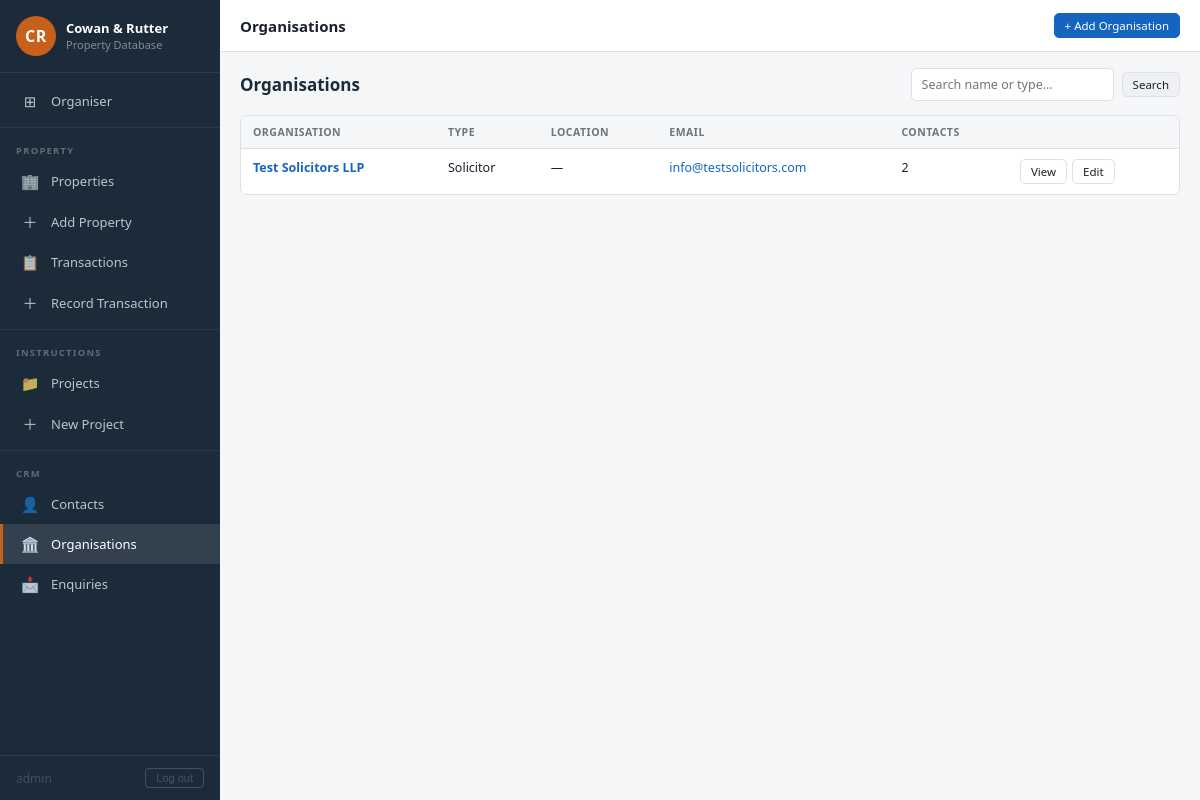
The app's page /organisations (signed in) with its own data.
### app.py (models this page shows, shortened)
class User(UserMixin, db.Model):
    __tablename__ = 'users'
    id            = db.Column(db.Integer, primary_key=True)
    username      = db.Column(db.String(80), unique=True, nullable=False)
    password_hash = db.Column(db.String(255), nullable=False)

class Organisation(db.Model):
    __tablename__ = 'organisations'
    id = db.Column(db.Integer, primary_key=True)
    name = db.Column(db.String(255), nullable=False)
    org_type = db.Column(db.String(50))   # Client, Agent, Solicitor, Developer, Investor, Other
    address = db.Column(db.String(255))
    postcode = db.Column(db.String(20))
    phone = db.Column(db.String(50))
    email = db.Column(db.String(120))
    website = db.Column(db.String(200))
    notes = db.Column(db.Text)
    created_at = db.Column(db.DateTime, default=datetime.utcnow)
    contacts = db.relationship('Contact', backref='organisation', lazy=True)

### app.py (the view)
@app.route('/organisations')
def organisations_list():
    q = request.args.get('q', '')
    query = Organisation.query
    if q:
        query = query.filter(
            db.or_(Organisation.name.ilike(f'%{q}%'), Organisation.org_type.ilike(f'%{q}%'))
        )
    orgs = query.order_by(Organisation.name).all()
    return render_template('crm/organisations_list.html', orgs=orgs, q=q)

### app.py (called while the page is built)
@login_manager.user_loader
def load_user(user_id):
    return User.query.get(int(user_id))

@app.before_request
def require_login():
    if request.endpoint in _PUBLIC_ENDPOINTS:
        return
    if not current_user.is_authenticated:
        return redirect(url_for('login', next=request.url))

### templates/crm/organisations_list.html (shortened to what this page needs)
{% extends "base.html" %}
{% block topbar_title %}Organisations{% endblock %}
{% block topbar_actions %}
  <a href="{{ url_for('organisation_new') }}" class="btn btn-primary btn-sm">+ Add Organisation</a>
{% endblock %}
{% block content %}
<div class="section-header">
  <h2>Organisations</h2>
  <form class="search-bar" method="get">
    <input type="text" name="q" value="{{ q }}" placeholder="Search name or type…">
    <button class="btn btn-secondary btn-sm" type="submit">Search</button>
  </form>
</div>
{% if orgs %}
<div class="table-wrap">
  <table>
    <thead>
      <tr><th>Organisation</th><th>Type</th><th>Location</th><th>Email</th><th>Contacts</th><th></th></tr>
    </thead>
    <tbody>
      {% for o in orgs %}
      <tr>
        <td><a href="{{ url_for('organisation_detail', id=o.id) }}"><strong>{{ o.name }}</strong></a></td>
        <td>{{ o.org_type or '—' }}</td>
        <td>{% if o.postcode %}{{ o.postcode }}{% else %}—{% endif %}</td>
        <td>{% if o.email %}<a href="mailto:{{ o.email }}">{{ o.email }}</a>{% else %}—{% endif %}</td>
        <td>{{ o.contacts | length }}</td>
        <td>
          <div class="td-actions">
            <a href="{{ url_for('organisation_detail', id=o.id) }}" class="btn btn-sm btn-outline">View</a>
            <a href="{{ url_for('organisation_edit', id=o.id) }}" class="btn btn-sm btn-outline">Edit</a>
          </div>
        </td>
      </tr>
      {% endfor %}
    </tbody>
  </table>
</div>
{% endif %}
{% endblock %}

### templates/base.html (shortened to what this page needs)
<!DOCTYPE html>
<html lang="en">
<head>
  <link rel="stylesheet" href="{{ url_for('static', filename='css/style.css') }}">
</head>
<body>
<div class="shell">
  <nav class="sidebar">
    <div class="sidebar-profile">
      <div class="sidebar-avatar">CR</div>
      <div class="sidebar-profile-info">
        <h2>Cowan &amp; Rutter</h2>
        <p>Property Database</p>
      </div>
    </div>
    <div class="sidebar-nav">
      <a href="{{ url_for('dashboard') }}" class="{{ 'active' if request.endpoint == 'dashboard' else '' }}">
        <span class="nav-icon">⊞</span> Organiser
      </a>
      <div class="nav-divider"></div>
      <div class="nav-section-label">Property</div>
      <a href="{{ url_for('properties_list') }}" class="{{ 'active' if 'propert' in request.endpoint and request.endpoint != 'property_new' else '' }}">
        <span class="nav-icon">🏢</span> Properties
      </a>
      <a href="{{ url_for('property_new') }}" class="{{ 'active' if request.endpoint == 'property_new' else '' }}">
        <span class="nav-icon">＋</span> Add Property
      </a>
      <a href="{{ url_for('transactions_list') }}" class="{{ 'active' if 'transaction' in request.endpoint and request.endpoint != 'transaction_new' else '' }}">
        <span class="nav-icon">📋</span> Transactions
      </a>
      <a href="{{ url_for('transaction_new') }}" class="{{ 'active' if request.endpoint == 'transaction_new' else '' }}">
        <span class="nav-icon">＋</span> Record Transaction
      </a>
      <div class="nav-divider"></div>
      <div class="nav-section-label">Instructions</div>
      <a href="{{ url_for('projects_list') }}" class="{{ 'active' if 'project' in request.endpoint and request.endpoint not in ['project_new','document_add','document_delete'] else '' }}">
        <span class="nav-icon">📁</span> Projects
      </a>
      <a href="{{ url_for('project_new') }}" class="{{ 'active' if request.endpoint == 'project_new' else '' }}">
        <span class="nav-icon">＋</span> New Project
      </a>
      <div class="nav-divider"></div>
      <div class="nav-section-label">CRM</div>
      <a href="{{ url_for('contacts_list') }}" class="{{ 'active' if 'contact' in request.endpoint else '' }}">
        <span class="nav-icon">👤</span> Contacts
      </a>
      <a href="{{ url_for('organisations_list') }}" class="{{ 'active' if 'organisation' in request.endpoint else '' }}">
        <span class="nav-icon">🏛️</span> Organisations
      </a>
      <a href="{{ url_for('enquiries_list') }}" class="{{ 'active' if 'enquir' in request.endpoint else '' }}">
        <span class="nav-icon">📩</span> Enquiries
      </a>
    </div>
    <div class="sidebar-footer" style="display:flex;align-items:center;justify-content:space-between;gap:8px">
      <span style="opacity:0.6;font-size:12px">{{ current_user.username }}</span>
      <form action="{{ url_for('logout') }}" method="post" style="margin:0">
        <button type="submit" style="background:none;border:1px solid rgba(255,255,255,0.25);color:inherit;cursor:pointer;padding:3px 10px;border-radius:4px;font-size:11px;opacity:0.7">Log out</button>
      </form>
    </div>
  </nav>
  <div class="main">
    <div class="topbar">
      <div class="topbar-title">{% block topbar_title %}{% endblock %}</div>
      <div class="topbar-actions">{% block topbar_actions %}{% endblock %}</div>
    </div>
    <div class="content">
      {% block content %}{% endblock %}
    </div>
  </div>
</div>
</body>
</html>

### records on screen
User: username "admin"
Organisation: name "Test Solicitors LLP", org_type "Solicitor", email "info@testsolicitors.com", contacts|length "2"
